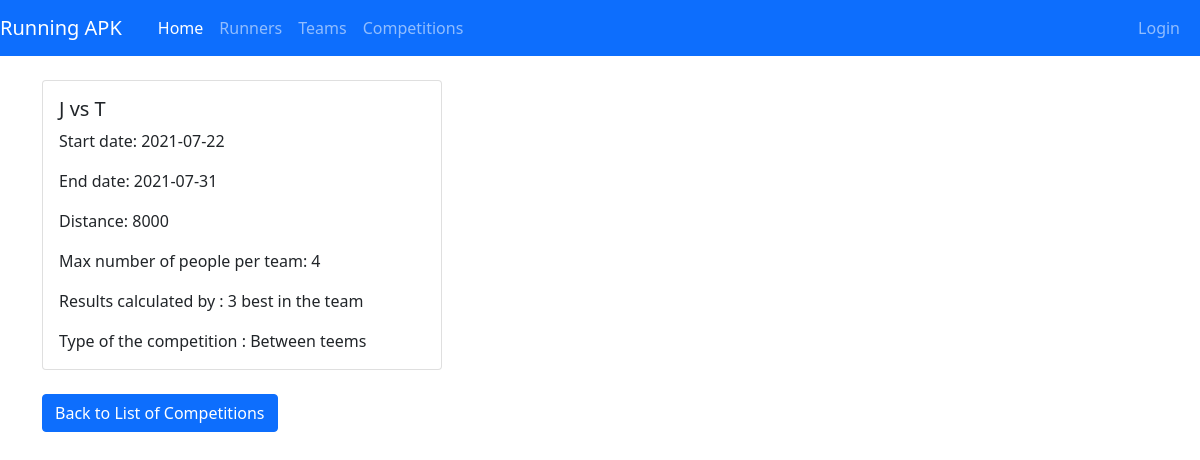
Screenshot of /viewonect.php?teamid=11 with the database file from the repository.
### tables this page shows
CREATE TABLE `competition` (
  `id` int(11) NOT NULL,
  `name` varchar(70) NOT NULL,
  `startdate` date NOT NULL,
  `enddate` date NOT NULL,
  `numperteam` int(11) NOT NULL,
  `numbest` int(11) NOT NULL,
  `distance` int(11) NOT NULL,
  `admin_id` int(11) NOT NULL,
  `typect_id` int(11) NOT NULL
);

CREATE TABLE `typect` (
  `id` int(11) NOT NULL,
  `type_name` varchar(50) NOT NULL
);

### db/conn.php (called while the page is built, shortened)
<?php
    $host = 'remotemysql.com';
    $db ='M7UijrD2Si';
    $user = 'M7UijrD2Si';
    $pass = 'a7SsbYzcyv';
    $charset = 'utf8mb4';
    $dsn = "mysql:host=$host;dbname=$db;charset=$charset";
    try{
        $pdo=new PDO($dsn, $user, $pass);
        $pdo->setAttribute(PDO::ATTR_ERRMODE, PDO::ERRMODE_EXCEPTION);
    }
    catch(PDOException $e){
       echo "Greska u conn.php";
        throw new PDOException($e->getMessage());
    }
    require_once 'competition.php';
    $ctDB = new competition($pdo);
?>

### db/competition.php (called while the page is built, shortened)
<?php
    class competition{
        private $db;
        function __construct($conn)
        {
            $this->db = $conn;
        }
        public function getOneCtDetails($id)
        {
            try
            {
                $sql="SELECT ct.*,t.type_name as typename FROM `competition` ct left join typect t on ct.typect_id=t.id where ct.id=:id";
                $stmt= $this->db->prepare($sql);
                $stmt-> bindparam (':id',$id);
                $stmt->execute();
                $result=$stmt->fetch();
                return $result;
            }
            catch (PDOException $e)
            {
                echo '   usao u catch getOneCtDetails  ';
                echo $e->getMessage();
                return false;
            }
        }
    }
?>

### viewonect.php (the view, shortened to what this page needs)
<?php
    require_once 'includes/header.php';
    require_once 'db/conn.php';
    if(!isset($_GET['teamid']))
    {
       include 'includes/errormessage.php';
       header("Location: viewallct.php");
    }
    else
    {
        $id=$_GET['teamid'];
        $result=$ctDB->getOneCtDetails($id);
?>
<div class="card" style="width: 25rem;"  >
  <div class="card-body">
    <h5 class="card-title">
        <?php  echo $result['name'] ;?>
    </h5>
    <p class="card-text">
       Start date: <?php echo $result['startdate']; ?>
    </p>
    <p class="card-text">
       End date: <?php echo $result['enddate']; ?>
    </p>
    <p class="card-text">
       Distance: <?php echo $result['distance']; ?>
    </p>
    <p class="card-text">
       Max number of people per team: <?php echo $result['numperteam']; ?>
    </p>
    <p class="card-text">
       Results calculated by : <?php echo $result['numbest']; ?> best in the team
    </p>
    <p class="card-text">
       Type of the competition : <?php echo $result['typename']; ?>
    </p>
    </div>
</div>
    <br>
    <a href="viewallct.php"  class="btn btn-primary">Back to List of Competitions </a>
<?php } ?>
<br>
<br>
<br>
<br>
<br>
<?php require_once 'includes/footer.php' ?>

### rows the page displays
competition: name "J vs T", startdate "2021-07-22", enddate "2021-07-31", distance "8000", numperteam "4", numbest "3", typect.type_name "Between teems"
